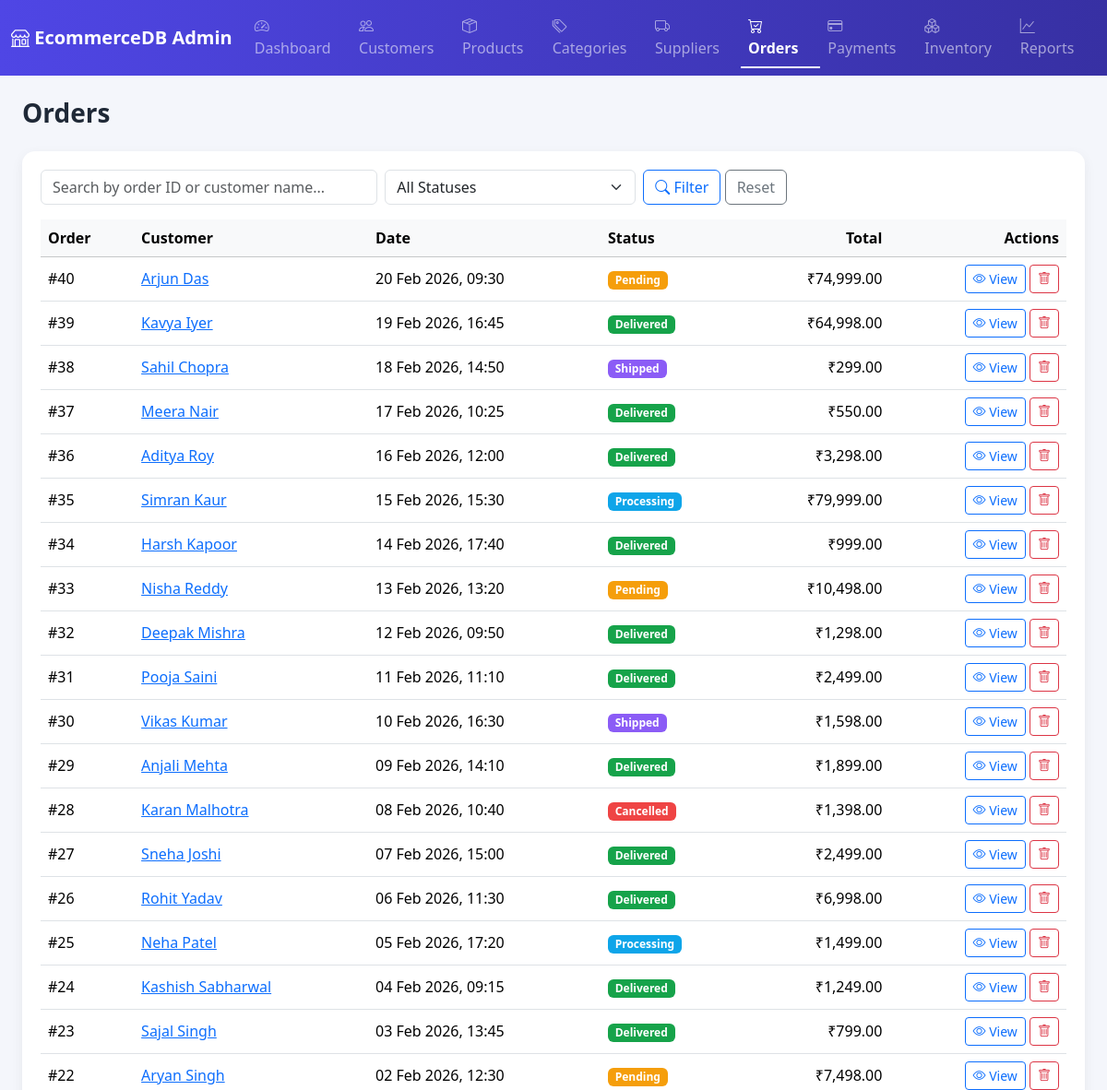
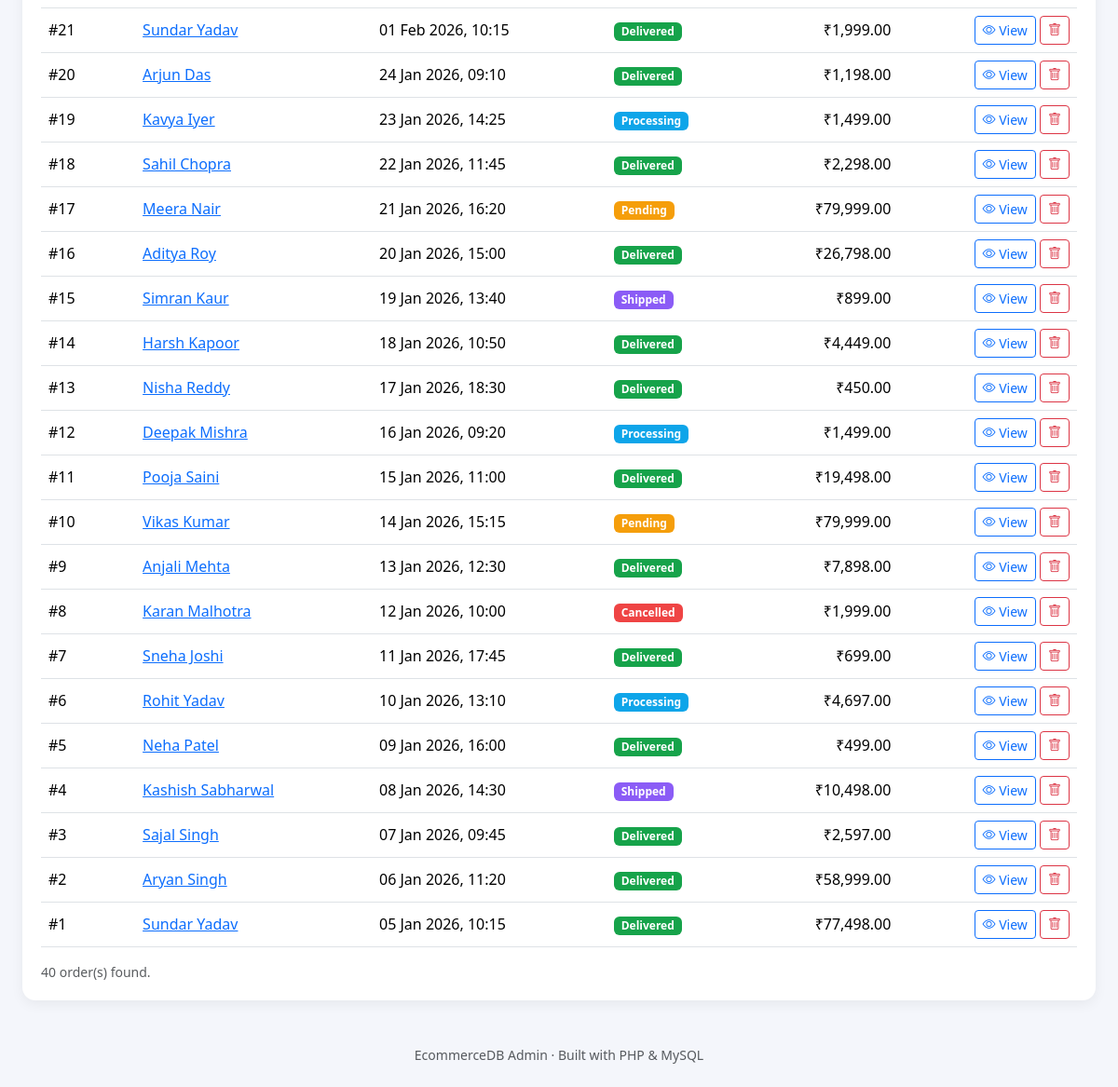
/orders.php, run on the app's committed database (2 pictures, top to bottom).
### tables this page shows
CREATE TABLE Orders(
OrderID INT AUTO_INCREMENT PRIMARY KEY,
CustomerID INT NOT NULL,
OrderDate DATETIME DEFAULT CURRENT_TIMESTAMP,
Status ENUM('Pending','Processing','Shipped','Delivered','Cancelled') DEFAULT 'Pending',
TotalAmount DECIMAL(10,2) DEFAULT 0.00,
FOREIGN KEY (CustomerID) REFERENCES Customers(CustomerID)
);

### config.php (called while the page is built, shortened)
<?php
function h($value) {
    return htmlspecialchars((string)$value, ENT_QUOTES, 'UTF-8');
}
function money($amount) {
    return '₹' . number_format((float)$amount, 2);
}

### orders.php (the view, shortened to what this page needs)
<?php
require 'config.php';
$search = trim($_GET['q'] ?? '');
$sql = "
    SELECT o.OrderID, o.OrderDate, o.Status,
           c.CustomerID, CONCAT(c.FirstName,' ',c.LastName) AS CustomerName,
           COALESCE(SUM(oi.Quantity * oi.UnitPrice),0) AS OrderTotal
    FROM Orders o
    JOIN Customers c ON o.CustomerID = c.CustomerID
    LEFT JOIN OrderItems oi ON oi.OrderID = o.OrderID
    WHERE 1=1
";
$params = [];
$sql .= " GROUP BY o.OrderID, o.OrderDate, o.Status, c.CustomerID, c.FirstName, c.LastName";
$sql .= " ORDER BY o.OrderDate DESC";
$stmt = $pdo->prepare($sql);
$stmt->execute($params);
$orders = $stmt->fetchAll();
require 'includes/header.php';
?>
<h3 class="page-title mb-4">Orders</h3>
<div class="table-card">
  <form class="row g-2 mb-3" method="get">
    <div class="col-md-4">
      <input type="text" name="q" class="form-control" placeholder="Search by order ID or customer name..." value="<?= h($search) ?>">
    </div>
    <div class="col-md-3">
      <select name="status" class="form-select">
        <option value="">All Statuses</option>
      </select>
    </div>
    <div class="col-auto">
      <button class="btn btn-outline-primary"><i class="bi bi-search"></i> Filter</button>
      <a href="orders.php" class="btn btn-outline-secondary">Reset</a>
    </div>
  </form>
  <div class="table-responsive">
    <table class="table table-hover align-middle">
      <thead class="table-light">
        <tr><th>Order</th><th>Customer</th><th>Date</th><th>Status</th><th class="text-end">Total</th><th class="text-end">Actions</th></tr>
      </thead>
      <tbody>
      <?php foreach ($orders as $o): ?>
        <tr>
          <td>#<?= (int)$o['OrderID'] ?></td>
          <td><a href="customer_form.php?id=<?= (int)$o['CustomerID'] ?>"><?= h($o['CustomerName']) ?></a></td>
          <td><?= h(date('d M Y, H:i', strtotime($o['OrderDate']))) ?></td>
          <td><span class="badge badge-status-<?= h($o['Status']) ?>"><?= h($o['Status']) ?></span></td>
          <td class="text-end"><?= money($o['OrderTotal']) ?></td>
          <td class="text-end">
            <a href="order_view.php?id=<?= (int)$o['OrderID'] ?>" class="btn btn-sm btn-outline-primary"><i class="bi bi-eye"></i> View</a>
            <a href="order_delete.php?id=<?= (int)$o['OrderID'] ?>" class="btn btn-sm btn-outline-danger"
               onclick="return confirm('Delete this order and its items/payment?');"><i class="bi bi-trash"></i></a>
          </td>
        </tr>
      <?php endforeach; ?>
      </tbody>
    </table>
  </div>
  <div class="text-muted small"><?= count($orders) ?> order(s) found.</div>
</div>
<?php require 'includes/footer.php'; ?>

### assets/style.css (style rules this page uses)
:root { --brand: #4f46e5; --brand-dark: #3730a3; }
body { background-color: #f4f6fb; font-family: 'Segoe UI', system-ui, -apple-system, sans-serif; }
.table-card { background: #fff; border-radius: 14px; box-shadow: 0 4px 14px rgba(0,0,0,0.06); padding: 1.25rem; }
.badge-status-Pending { background:#f59e0b; }
.badge-status-Processing { background:#0ea5e9; }
.badge-status-Shipped { background:#8b5cf6; }
.badge-status-Delivered { background:#16a34a; }
.badge-status-Cancelled { background:#ef4444; }
.page-title { font-weight: 700; color: #1f2937; }

### data on the page
orders: OrderID "40", CustomerName "Arjun Das", OrderDate "20 Feb 2026, 09:30", Status "Pending", OrderTotal "₹74,999.00"
orders: OrderID "39", CustomerName "Kavya Iyer", OrderDate "19 Feb 2026, 16:45", Status "Delivered", OrderTotal "₹64,998.00"
orders: OrderID "38", CustomerName "Sahil Chopra", OrderDate "18 Feb 2026, 14:50", Status "Shipped", OrderTotal "₹299.00"
orders: OrderID "37", CustomerName "Meera Nair", OrderDate "17 Feb 2026, 10:25", Status "Delivered", OrderTotal "₹550.00"
orders: OrderID "36", CustomerName "Aditya Roy", OrderDate "16 Feb 2026, 12:00", Status "Delivered", OrderTotal "₹3,298.00"
orders: OrderID "35", CustomerName "Simran Kaur", OrderDate "15 Feb 2026, 15:30", Status "Processing", OrderTotal "₹79,999.00"
orders: OrderID "34", CustomerName "Harsh Kapoor", OrderDate "14 Feb 2026, 17:40", Status "Delivered", OrderTotal "₹999.00"
orders: OrderID "33", CustomerName "Nisha Reddy", OrderDate "13 Feb 2026, 13:20", Status "Pending", OrderTotal "₹10,498.00"
orders: OrderID "32", CustomerName "Deepak Mishra", OrderDate "12 Feb 2026, 09:50", Status "Delivered", OrderTotal "₹1,298.00"
orders: OrderID "31", CustomerName "Pooja Saini", OrderDate "11 Feb 2026, 11:10", Status "Delivered", OrderTotal "₹2,499.00"
orders: OrderID "30", CustomerName "Vikas Kumar", OrderDate "10 Feb 2026, 16:30", Status "Shipped", OrderTotal "₹1,598.00"
orders: OrderID "29", CustomerName "Anjali Mehta", OrderDate "09 Feb 2026, 14:10", Status "Delivered", OrderTotal "₹1,899.00"
orders: OrderID "28", CustomerName "Karan Malhotra", OrderDate "08 Feb 2026, 10:40", Status "Cancelled", OrderTotal "₹1,398.00"
orders: OrderID "27", CustomerName "Sneha Joshi", OrderDate "07 Feb 2026, 15:00", Status "Delivered", OrderTotal "₹2,499.00"
orders: OrderID "26", CustomerName "Rohit Yadav", OrderDate "06 Feb 2026, 11:30", Status "Delivered", OrderTotal "₹6,998.00"
orders: OrderID "25", CustomerName "Neha Patel", OrderDate "05 Feb 2026, 17:20", Status "Processing", OrderTotal "₹1,499.00"
orders: OrderID "24", CustomerName "Kashish Sabharwal", OrderDate "04 Feb 2026, 09:15", Status "Delivered", OrderTotal "₹1,249.00"
orders: OrderID "23", CustomerName "Sajal Singh", OrderDate "03 Feb 2026, 13:45", Status "Delivered", OrderTotal "₹799.00"
orders: OrderID "22", CustomerName "Aryan Singh", OrderDate "02 Feb 2026, 12:30", Status "Pending", OrderTotal "₹7,498.00"
orders: OrderID "21", CustomerName "Sundar Yadav", OrderDate "01 Feb 2026, 10:15", Status "Delivered", OrderTotal "₹1,999.00"
orders: OrderID "20", CustomerName "Arjun Das", OrderDate "24 Jan 2026, 09:10", Status "Delivered", OrderTotal "₹1,198.00"
orders: OrderID "19", CustomerName "Kavya Iyer", OrderDate "23 Jan 2026, 14:25", Status "Processing", OrderTotal "₹1,499.00"
orders: OrderID "18", CustomerName "Sahil Chopra", OrderDate "22 Jan 2026, 11:45", Status "Delivered", OrderTotal "₹2,298.00"
orders: OrderID "17", CustomerName "Meera Nair", OrderDate "21 Jan 2026, 16:20", Status "Pending", OrderTotal "₹79,999.00"
orders: OrderID "16", CustomerName "Aditya Roy", OrderDate "20 Jan 2026, 15:00", Status "Delivered", OrderTotal "₹26,798.00"
orders: OrderID "15", CustomerName "Simran Kaur", OrderDate "19 Jan 2026, 13:40", Status "Shipped", OrderTotal "₹899.00"
orders: OrderID "14", CustomerName "Harsh Kapoor", OrderDate "18 Jan 2026, 10:50", Status "Delivered", OrderTotal "₹4,449.00"
orders: OrderID "13", CustomerName "Nisha Reddy", OrderDate "17 Jan 2026, 18:30", Status "Delivered", OrderTotal "₹450.00"
orders: OrderID "12", CustomerName "Deepak Mishra", OrderDate "16 Jan 2026, 09:20", Status "Processing", OrderTotal "₹1,499.00"
orders: OrderID "11", CustomerName "Pooja Saini", OrderDate "15 Jan 2026, 11:00", Status "Delivered", OrderTotal "₹19,498.00"
orders: OrderID "10", CustomerName "Vikas Kumar", OrderDate "14 Jan 2026, 15:15", Status "Pending", OrderTotal "₹79,999.00"
orders: OrderID "9", CustomerName "Anjali Mehta", OrderDate "13 Jan 2026, 12:30", Status "Delivered", OrderTotal "₹7,898.00"
orders: OrderID "8", CustomerName "Karan Malhotra", OrderDate "12 Jan 2026, 10:00", Status "Cancelled", OrderTotal "₹1,999.00"
orders: OrderID "7", CustomerName "Sneha Joshi", OrderDate "11 Jan 2026, 17:45", Status "Delivered", OrderTotal "₹699.00"
orders: OrderID "6", CustomerName "Rohit Yadav", OrderDate "10 Jan 2026, 13:10", Status "Processing", OrderTotal "₹4,697.00"
orders: OrderID "5", CustomerName "Neha Patel", OrderDate "09 Jan 2026, 16:00", Status "Delivered", OrderTotal "₹499.00"
orders: OrderID "4", CustomerName "Kashish Sabharwal", OrderDate "08 Jan 2026, 14:30", Status "Shipped", OrderTotal "₹10,498.00"
orders: OrderID "3", CustomerName "Sajal Singh", OrderDate "07 Jan 2026, 09:45", Status "Delivered", OrderTotal "₹2,597.00"
orders: OrderID "2", CustomerName "Aryan Singh", OrderDate "06 Jan 2026, 11:20", Status "Delivered", OrderTotal "₹58,999.00"
orders: OrderID "1", CustomerName "Sundar Yadav", OrderDate "05 Jan 2026, 10:15", Status "Delivered", OrderTotal "₹77,498.00"

### other printed values
count($orders) "40"
